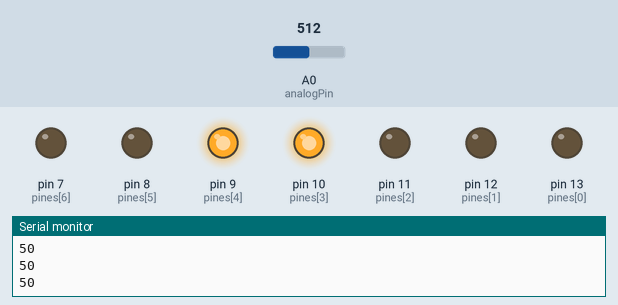
The sketch below on a simulated Arduino Uno, built with avr-gcc and run on an emulated ATmega328P. On the bench: output pins drawn as LEDs (lit = HIGH), the last lines printed to the serial monitor. Inputs (shaded band) come from the test bench; at power-on: A0 (analogPin) = 512.

Above: at 1.2 s.
1.3 s: A0 (analogPin) set to 557
2.8 s: A0 (analogPin) set to 584
At 4.0 s:
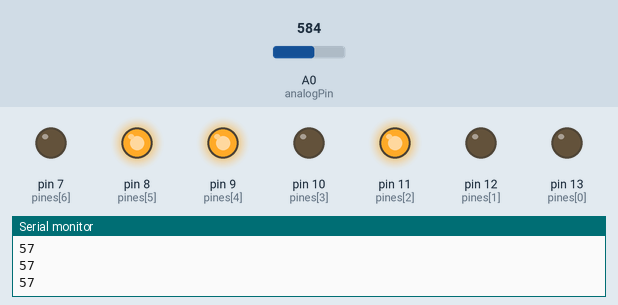
4.3 s: A0 (analogPin) set to 716
At 5.5 s:
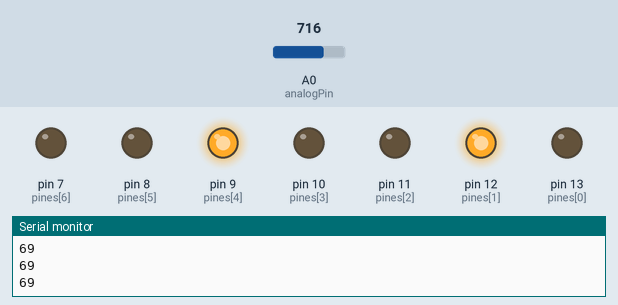
5.8 s: A0 (analogPin) set to 781
7.3 s: A0 (analogPin) set to 808
At 8.3 s:
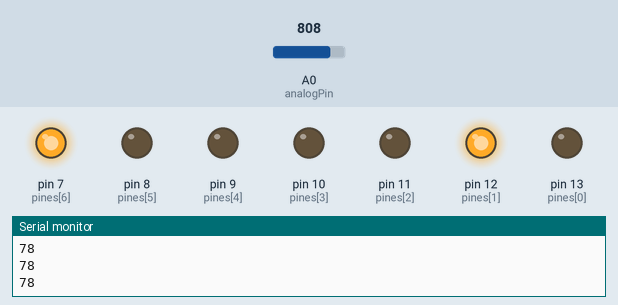
8.8 s: A0 (analogPin) set to 511
At 9.7 s:
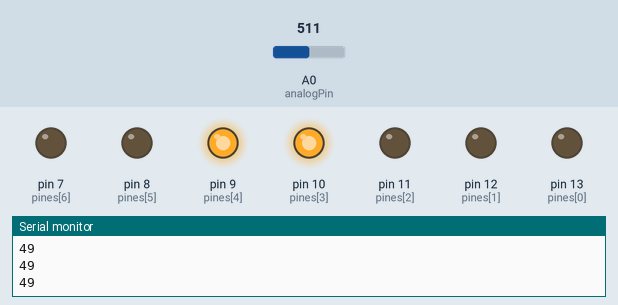
Timing chart, 0 to 11.3 s (numbered marks = the images above; inputs shaded):
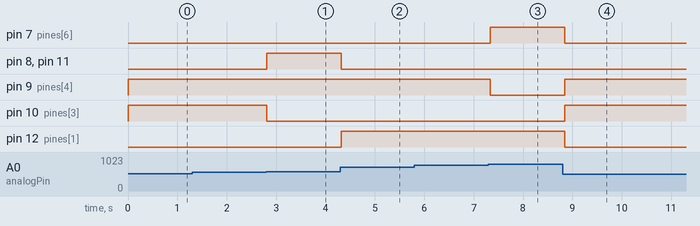

The sketch:

sensor_luz.ino
```cpp
const int analogPin = A0;
const int display_mode = 0;  //0 para anodo comun, 1 para catodo comun
int pines[] = { 13, 12, 11, 10, 9, 8, 7 };
char chars[] = {
  '1',
  '2',
  '3',
  '4',
  '5',
  '6',
  '7',
  '8',
  '9',
  '0',
};
String bins[] = { "0001001", "1011110", "1011011", "1101001", "1110011", "1110111", "1011001", "1111111", "1111001", "0111111" };
int sensorValue = 0;
int outputValue = 0;

void setup() {
  Serial.begin(9600);
  for (int i = 0; i < sizeof(pines); i++) {
    pinMode(pines[i], OUTPUT);
  }
}

void loop() {
  sensorValue = analogRead(analogPin);
  outputValue = map(sensorValue, 0, 1023, 0, 100);
  Serial.println(outputValue);
  outputValue = map(sensorValue, 0, 1023, 9, 0);
  display_write(outputValue + '0');
  delay(100);
}

void display_write(char character) {
  for (int i = 0; i < sizeof(chars); i++) {
    if (chars[i] == character) {
      String temp = bins[i];
      int pos = 0;
      for (int e = 13; e >= 7; e--) {
        led_write(e, temp[pos]);
        pos++;
      }
    }
  }
}

void led_write(int pin, char val) {
  if (display_mode == 1) {
    if (val == '1') {
      digitalWrite(pin, HIGH);
    } else {
      digitalWrite(pin, LOW);
    }
  } else {
    if (val == '1') {
      digitalWrite(pin, LOW);
    } else {
      digitalWrite(pin, HIGH);
    }
  }
}
```

Measured:
- the behaviour switches between 568 and 569 on A0 (analogPin) (found by bisection; images 0 and 1)
- the behaviour switches between 795 and 796 on A0 (analogPin) (found by bisection; images 2 and 3)
- after the input at 2.8 s, pin 8 (pines[5]), pin 11 (pines[2]): LOW → HIGH at once; pin 10 (pines[3]): HIGH → LOW at once
- after the input at 4.3 s, pin 8 (pines[5]), pin 11 (pines[2]): HIGH → LOW at once; pin 12 (pines[1]): LOW → HIGH at once
- after the input at 7.3 s, pin 7 (pines[6]): LOW → HIGH at once; pin 9 (pines[4]): HIGH → LOW at once
- after the input at 8.8 s, pin 7 (pines[6]), pin 12 (pines[1]): HIGH → LOW at once; pin 9 (pines[4]), pin 10 (pines[3]): LOW → HIGH at once
